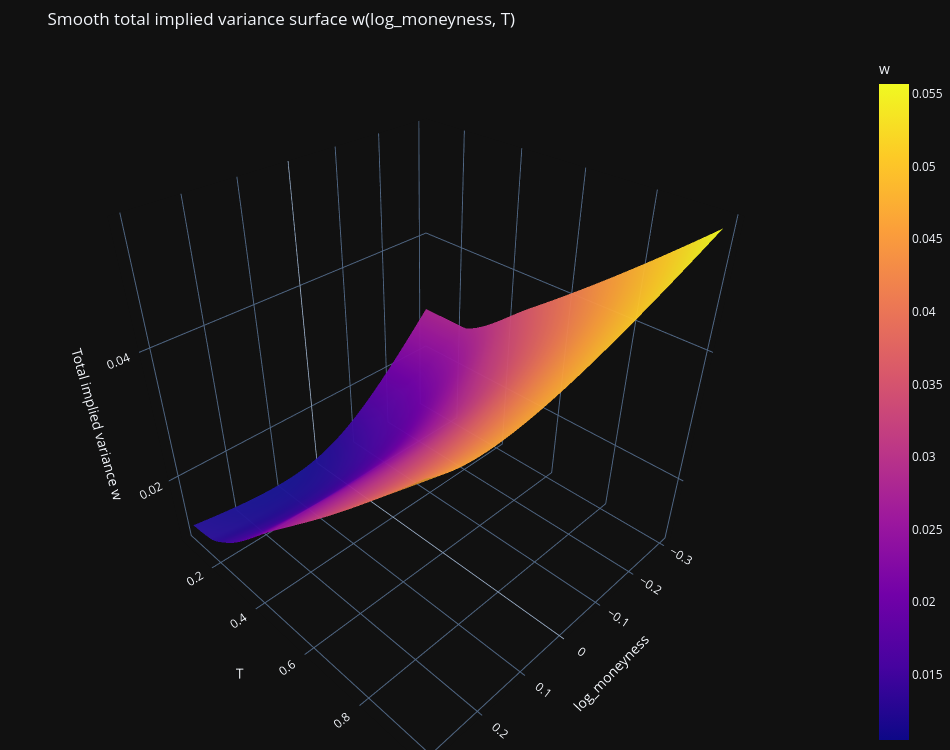

Notebook cell for this chart:
### Code cell
fig = go.Figure(
    data=[
        go.Surface(
            x=LM,          # log_moneyness
            y=TT,          # T
            z=W_surface,   # w
            colorbar=dict(title="w"),
            opacity=0.95,
            
        )
    ]
)
fig.update_layout(
    template="plotly_dark",
    title="Smooth total implied variance surface w(log_moneyness, T)",
    scene=dict(
        xaxis_title="log_moneyness",
        yaxis_title="T",
        zaxis_title="Total implied variance w",
    ),
    width=950,
    height=750,
    margin=dict(l=0, r=0, b=0, t=50),
)

fig.show()

### Figure 1 — Plotly figure (JSON) as saved in the notebook; plotly's stock layout.template omitted (floating-point values rounded to 4 significant figures; data arrays with more than 128 entries replaced by an {"elided": "..."} marker saying what was removed)
{"data": [{"colorbar": {"title": {"text": "w"}}, "opacity": 0.95, "type": "surface", "x": {"elided": "60x121 float values"}, "y": {"elided": "60x121 float values"}, "z": {"elided": "60x121 float values"}}], "layout": {"height": 750, "margin": {"b": 0, "l": 0, "r": 0, "t": 50}, "scene": {"xaxis": {"title": {"text": "log_moneyness"}}, "yaxis": {"title": {"text": "T"}}, "zaxis": {"title": {"text": "Total implied variance w"}}}, "title": {"text": "Smooth total implied variance surface w(log_moneyness, T)"}, "width": 950}}
